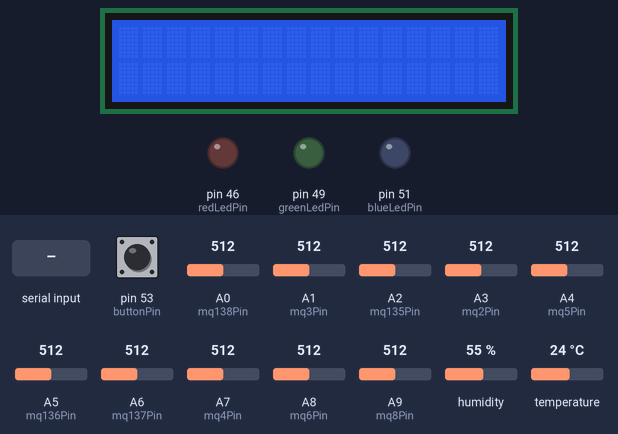
Recording of a sketch running on a simulated Arduino Mega 2560, built with avr-gcc and run on an emulated ATmega2560. Shown: 16×2 character LCD, output pins drawn as LEDs (lit = HIGH). The inputs (shaded band) are chosen by the test bench; at power-on: pin 53 (buttonPin) HIGH, A0 (mq138Pin) = 512, A1 (mq3Pin) = 512, A2 (mq135Pin) = 512, A3 (mq2Pin) = 512, A4 (mq5Pin) = 512, A5 (mq136Pin) = 512, A6 (mq137Pin) = 512, A7 (mq4Pin) = 512, A8 (mq6Pin) = 512, A9 (mq8Pin) = 512, humidity 55 %, temperature 24 °C. What the sketch prints to the serial monitor is not drawn.

Above: at 2.2 s.
2.3 s: "F\n" received over Serial
At 3.1 s:
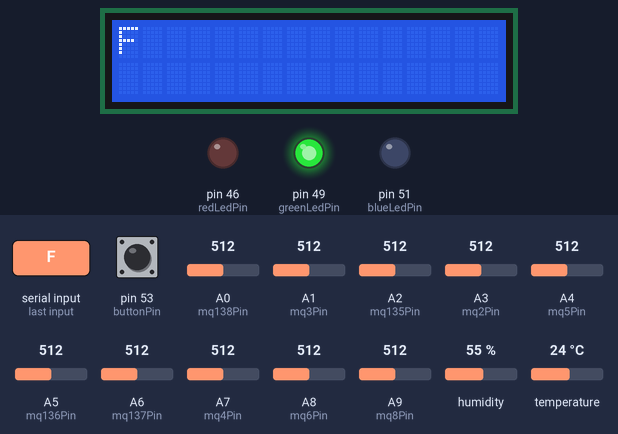
4.8 s: "R\n" received over Serial
At 5.5 s:
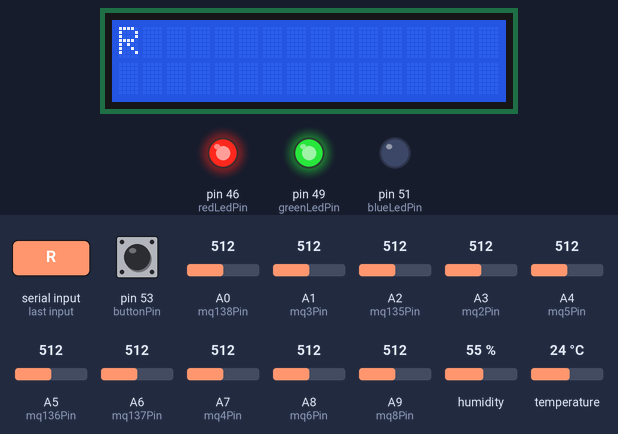
7.3 s: "S\n" received over Serial
At 8.1 s:
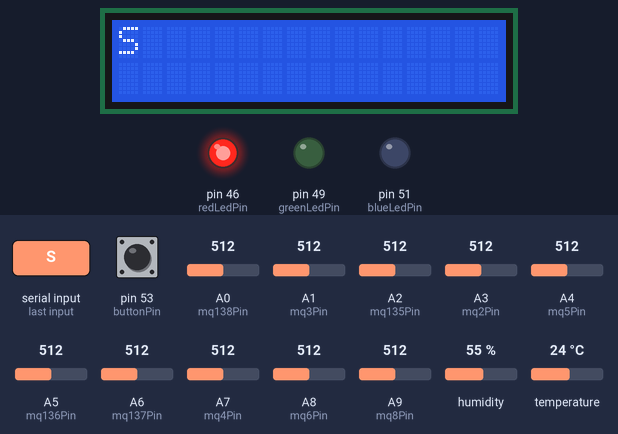
9.8 s: pin 53 (buttonPin) pulled LOW for 0.15 s
At 10.3 s:
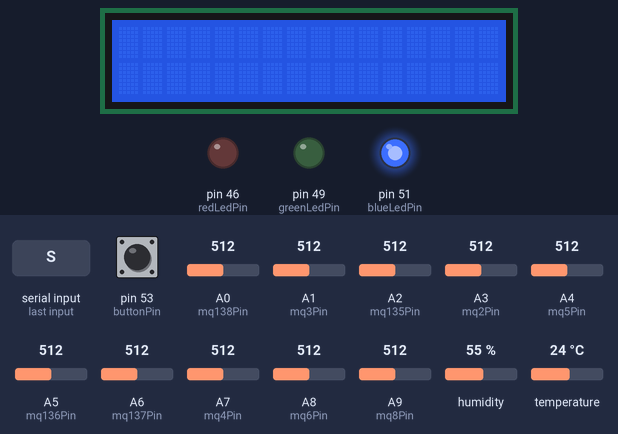
12.4 s: pin 53 (buttonPin) pulled LOW for 1 s
At 15.1 s:
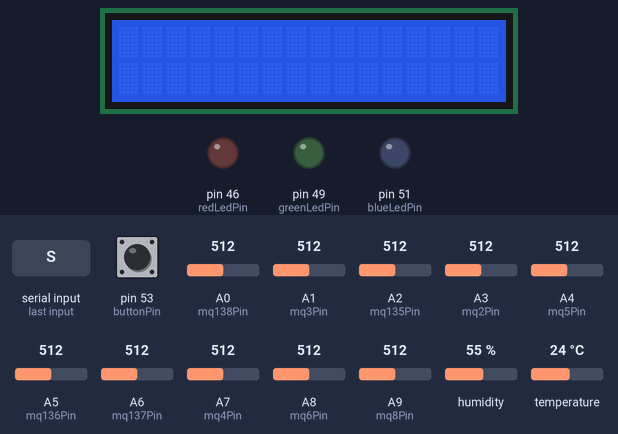
15.7 s: pin 53 (buttonPin) pulled LOW for 3.2 s
At 17.6 s:
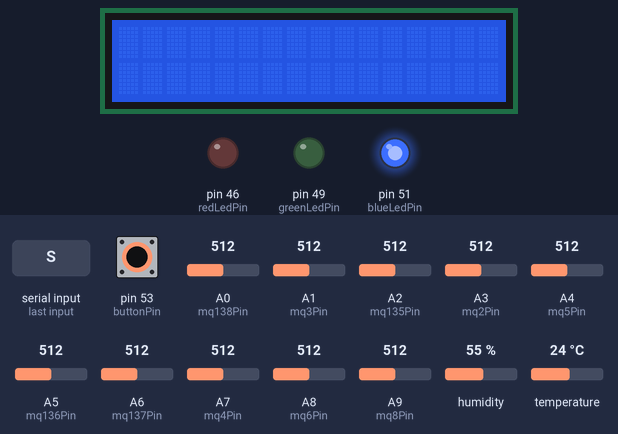
Timing chart, 0 to 21.3 s (numbered marks = the images above; inputs shaded):
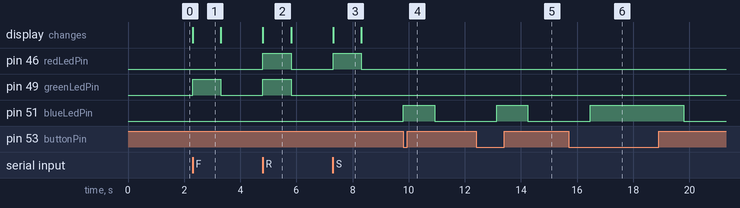

Measured:
- after the input at 2.3 s, pin 49 (greenLedPin): LOW → HIGH at once, → LOW 1.0 s later; the display: changes at once (image 1)
- after the input at 4.8 s, pin 46 (redLedPin), pin 49 (greenLedPin): LOW → HIGH at once, → LOW 1.0 s later; the display: changes at once (image 2)
- after the input at 7.3 s, pin 46 (redLedPin): LOW → HIGH at once, → LOW 1.0 s later; the display: changes at once (image 3)
- after the input at 9.8 s, pin 51 (blueLedPin): LOW → HIGH at once, → LOW 1.1 s later
- after the input at 12.4 s, pin 51 (blueLedPin): LOW → HIGH after 0.74 s, → LOW 1.1 s later
- after the input at 15.7 s, pin 51 (blueLedPin): LOW → HIGH after 0.76 s, → LOW 3.3 s later
- what the display in image 1 shows lasts 1.0 s, from 2.3 s to 3.3 s

The sketch:

meatclassifier.ino
```cpp
#include <Wire.h>
#include <LiquidCrystal_I2C.h>
#include <DHT.h>

LiquidCrystal_I2C lcd(0x27, 16, 2); // Set the I2C address and LCD size (16x2)

// Define the pins for each sensor
const int mq138Pin = A0;
const int mq3Pin = A1;
const int mq135Pin = A2;
const int mq2Pin = A3;
const int mq5Pin = A4;
const int mq136Pin = A5;
const int mq137Pin = A6;
const int mq4Pin = A7;
const int mq6Pin = A8;
const int mq8Pin = A9;
const int dhtPin = A10;             // Connect DHT11 to digital pin 10 in my case it put it on analog

DHT dht(dhtPin, DHT11);

const int buttonPin = 53;           // The pin where the button is connected
const int blueLedPin = 51;          // The pin for the blue LED
const int greenLedPin = 49;         // The pin for the green LED
const int redLedPin = 46;           // The pin for the red LED

bool buttonState = false;           // Current state of the button
bool lastButtonState = false;       // Previous state of the button
bool sendDataFlag = false;          // Flag to indicate when to send data
unsigned long sendDataStartTime;    // Time when data sending started

char receivedData[8];  // Assuming a maximum word length of 7 characters

void setup() {
  // put your setup code here, to run once:
  lcd.init();                        // Initialize the LCD
  lcd.backlight();                   // Turn on the backlight
  dht.begin();
  Serial.begin(9600);                // Initialise serial COM for displaying the value

  pinMode(buttonPin, INPUT_PULLUP);  // Enable internal pull-up resistor for the button
  pinMode(blueLedPin, OUTPUT);
  pinMode(greenLedPin, OUTPUT);
  pinMode(redLedPin, OUTPUT);

  delay(1000);
}

void loop() {
  // Read the state of the button
  buttonState = digitalRead(buttonPin);

  // Check if the button is pressed (LOW)
  if (buttonState == LOW && lastButtonState == HIGH) {
    // Button is pressed, turn on the blue LED
    digitalWrite(blueLedPin, HIGH);
    sendDataFlag = true;  // Set the flag to start sending data
    sendDataStartTime = millis();  // Record the start time for sending data
  }

  // Check if the button is released (HIGH)
  if (buttonState == HIGH && lastButtonState == LOW) {
    // Button is released, turn off the blue LED
    digitalWrite(blueLedPin, LOW);
  }

  // Check if the flag is set to send data and 5 seconds haven't passed yet
  if (sendDataFlag && millis() - sendDataStartTime < 5000) {
    // Read data from gas sensors and DHT11
    float mq138Value = analogRead(mq138Pin);
    float mq3Value = analogRead(mq3Pin);
    float mq135Value = analogRead(mq135Pin);
    float mq2Value = analogRead(mq2Pin);
    float mq5Value = analogRead(mq5Pin);
    float mq136Value = analogRead(mq136Pin);
    float mq137Value = analogRead(mq137Pin);
    float mq4Value = analogRead(mq4Pin);
    float mq6Value = analogRead(mq6Pin);
    float mq8Value = analogRead(mq8Pin);

    // Calculate gas concentrations (placeholders, replace with actual formulas)
    double acetoneConcentration = calculate(mq138Value, 0.82377337561, -0.24309198348, 74.74160, 20);
    double ethanolConcentration = calculate(mq138Value, 0.76430992587, -0.31930911832, 74.74160, 20);
    double alcoholConcentration = calculate(mq3Value, 0.47869088838, -0.65051499783, 48.33522, 200);
    double ammoniaConcentration = calculate(mq137Value, 0.32342008711, -0.24352920263, 56.86693, 47);
    double ammoniumConcentration = calculate(mq135Value, 0.99786419626, -0.42324587393, 65.47914, 20);
    double carbondioxideConcentration = calculate(mq135Value, 0.9453422278, -0.36672579134, 65.47914, 20);
    double MQ2methaneConcentration = calculate(mq2Value, 1.349158571, -0.372003751, 3.68012, 5);
    double MQ4methaneConcentration = calculate(mq4Value, 1.07448668002, -0.3384580239, 12.87112, 20);
    double MQ6methaneConcentration = calculate(mq6Value, 1.3335380011, -0.39794000867, 45.57796, 20);
    double MQ8hydrogenGasConcentration = calculate(mq8Value, 5.98143535699, -1.44340257023, 2.77994, 10);
    double MQ5hydrogenGasConcentration = calculate(mq5Value, 1.14142498046, -0.33619441272, 14.70573, 20);
    double MQ2hydrogenGasConcentration = calculate(mq2Value, 1.48575946975, -0.48027201909, 3.68012, 5);
    double hydrogensulfideConcentration = calculate(mq136Value, 0.42973563863, -0.27115996119, 23.89024, 20);
    float temperature = dht.readTemperature();
    float humidity = dht.readHumidity();
    sendData(acetoneConcentration, ethanolConcentration, alcoholConcentration, ammoniaConcentration, ammoniumConcentration, carbondioxideConcentration, MQ2methaneConcentration, MQ4methaneConcentration, MQ6methaneConcentration, MQ8hydrogenGasConcentration, MQ5hydrogenGasConcentration, MQ2hydrogenGasConcentration, hydrogensulfideConcentration, temperature, humidity);

    // Delay to control the sending rate (adjust as needed)
    delay(1000);
  } else {
    // 5 seconds have passed or the flag is not set, reset the flag
    sendDataFlag = false;
  }

  // Read the freshness classification result from Python
  if (Serial.available() > 0) {
    Serial.readBytesUntil('\n', receivedData, sizeof(receivedData) - 1);  // Read data into the buffer
    receivedData[sizeof(receivedData) - 1] = '\0';  // Null-terminate the string
    displayLCDandLEDs(receivedData);
  } else {
    // No serial data received, turn off the LEDs
    digitalWrite(greenLedPin, LOW);
    digitalWrite(redLedPin, LOW);
  }

  // Update the last button state
  lastButtonState = buttonState;
}

void sendData(float acetone, float ethanol, float alcohol, float ammonia, float ammonium, float carbondioxide, float MQ2methane, float MQ4methane, float MQ6methane, float MQ8hydrogenGas, float MQ5hydrogenGas, float MQ2hydrogenGas, float hydrogensulfide, float temperature, float humidity) {
  Serial.print(acetone, 5);
  Serial.print("\t");
  Serial.print(ethanol, 5);
  Serial.print("\t");
  Serial.print(alcohol, 5);
  Serial.print("\t");
  Serial.print(ammonia, 5);
  Serial.print("\t");
  Serial.print(ammonium, 5);
  Serial.print("\t");
  Serial.print(carbondioxide, 5);
  Serial.print("\t");
  Serial.print(MQ2methane, 5);
  Serial.print("\t");
  Serial.print(MQ4methane, 5);
  Serial.print("\t");
  Serial.print(MQ6methane, 5);
  Serial.print("\t");
  Serial.print(MQ8hydrogenGas, 5);
  Serial.print("\t");
  Serial.print(MQ5hydrogenGas, 5);
  Serial.print("\t");
  Serial.print(MQ2hydrogenGas, 5);
  Serial.print("\t");
  Serial.print(hydrogensulfide, 5);
  Serial.print("\t");
  Serial.print(temperature, 1);
  Serial.print("\t");
  Serial.println(humidity, 1);
}

double calculate(double sensorValue, double b, double m, double RO, double RL) {
  double sensorValueVolts_sum = 0;
  for(int test_cycle = 1 ; test_cycle <= 10 ; test_cycle++) { //Read the analog output of the sensor for 10 times
    double sensorValueVolts = (sensorValue * 5) / 1023;
    sensorValueVolts_sum = sensorValueVolts_sum + sensorValueVolts;
  }
  //get b & m value on datasheet
  // calculate PPM of gas
  double sensorValueVolts = sensorValueVolts_sum/10;
  double RS = ((5*RL)/sensorValueVolts)-RL;
  double RS_RO_ratio = RS/RO;
  double PPMinLog = (log10(RS_RO_ratio) - b)/m;
  double concentration = pow(10,PPMinLog);
  return concentration;
}

void controlLEDs(char* classification) {
  // Compare the received classification and control LEDs accordingly
  switch (classification[0]) {
    case 'F':
      // Fresh classification, turn on the green LED
      digitalWrite(greenLedPin, HIGH);
      digitalWrite(redLedPin, LOW);
      break;
    case 'R':
      // Rancid classification, turn on both green and red LEDs
      digitalWrite(greenLedPin, HIGH);
      digitalWrite(redLedPin, HIGH);
      break;
    case 'S':
      // Spoiled classification, turn on the red LED
      digitalWrite(greenLedPin, LOW);
      digitalWrite(redLedPin, HIGH);
      break;
    default:
      // Handle unexpected classification
      digitalWrite(greenLedPin, LOW);
      digitalWrite(redLedPin, LOW);
  }
}

void displayLCDandLEDs(char* receivedData) {
  // Clear the LCD
  lcd.clear();

  // Display the received data on the LCD
  lcd.setCursor(0, 0);  // Set the cursor to the first row, first column
  lcd.print(receivedData);

  // Check the received classification and control LEDs
  controlLEDs(receivedData);

  delay(1000);  // Display the data for 2 seconds (adjust as needed)

  // Clear the LCD again
  lcd.clear();
}
```
